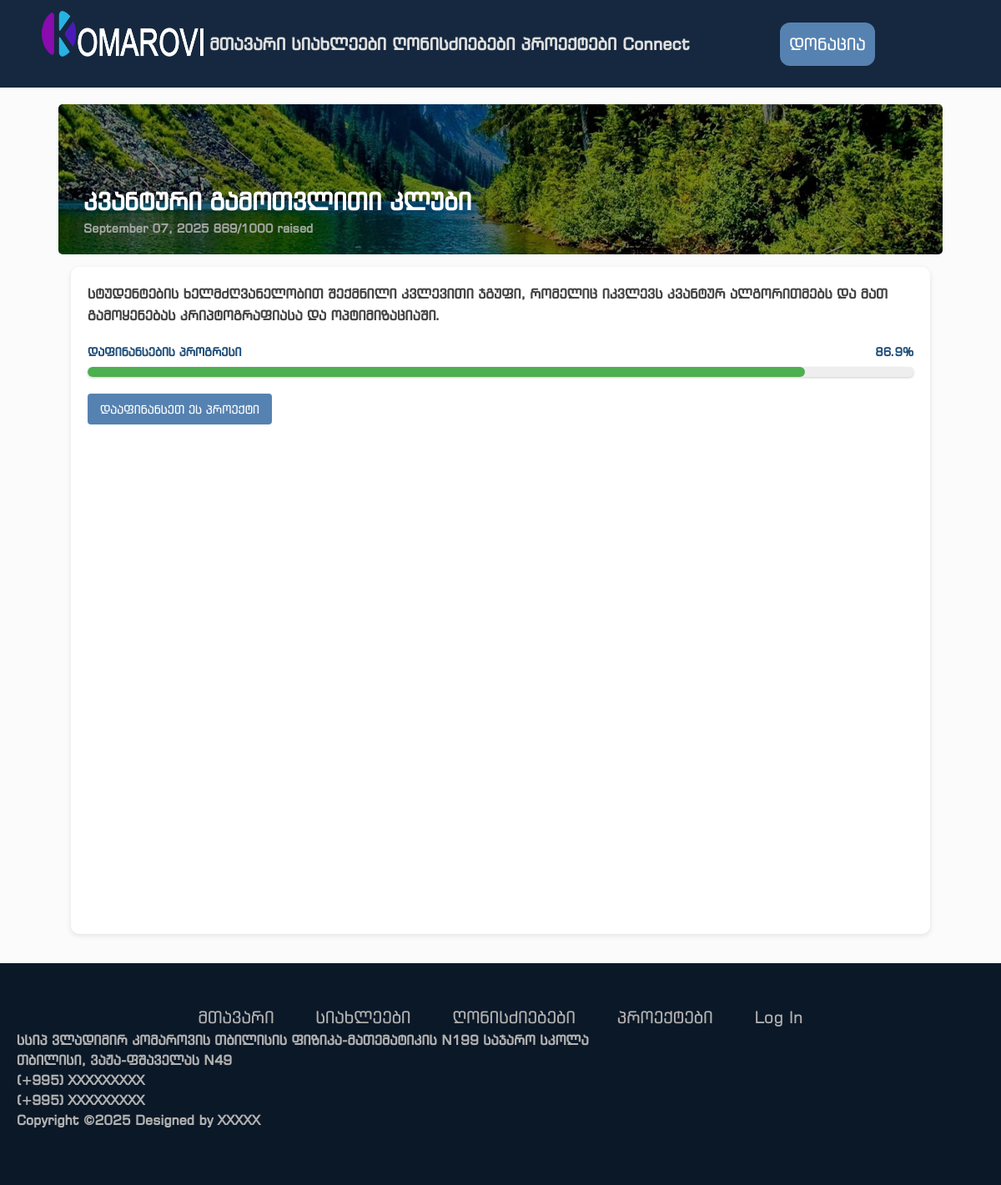
/projects/4, run on the app's committed database.
### models.py (models this page shows, shortened)
class Projects(db.Model):
    id = db.Column(db.Integer, primary_key=True)
    title = db.Column(db.String(500), nullable=False)
    description = db.Column(db.Text)
    funding_goal = db.Column(db.Integer, nullable=False, default=0)
    current_amount = db.Column(db.Integer, nullable=False, default=0)
    image = db.Column(db.String(200))
    date_added = db.Column(db.DateTime, default=datetime.utcnow)

### routes.py (the view)
@app.route("/projects/<int:id>")
def project(id):
    project = Projects.query.get_or_404(id)
    return render_template('project.html', project=project)

### templates/project.html (shortened to what this page needs)
{% extends "base.html" %} {% block head %}
<link
  rel="stylesheet"
  href="{{ url_for('static', filename='css/projects.css') }}"
/>
{% endblock %} {% block content %}
<div class="project-page">
  {% if project.image %}
  <div class="project-banner">
    <img
      src="{{ url_for('static', filename='uploads/' + project.image) }}"
      alt="{{ project.title }}"
    />
    <div class="project-overlay">
      <h1 class="project-title">{{ project.title }}</h1>
      <div class="project-meta">
        <span class="project-date">
          {{ project.date_added.strftime('%B %d, %Y') }}
        </span>
        <span class="project-funding">
          {{ project.current_amount }}/{{ project.funding_goal }} raised
        </span>
      </div>
    </div>
  </div>
  {% endif %}
  <div class="project-content">
    <div class="project-main">
      <p class="project-description">{{ project.description }}</p>
      <div class="progress-section">
        <div class="progress-labels">
          <span class="progress-label-left">დაფინანსების პროგრესი</span>
          <span class="progress-label-right">
            {% set progress_percent = (project.current_amount / project.funding_goal * 100)|round(1) if project.funding_goal > 0 else 0 %}
            {{ progress_percent }}%
          </span>
        </div>
          <div class="progress-container">
          <div
            class="progress-bar"
            style="--progress: {{ progress_percent }}"
          ></div>
        </div>
      </div>
      <div class="project-buttons">
        <a href="{{ url_for('donate', id=project.id) }}" class="project-btn project-btn-donate">დააფინანსეთ ეს პროექტი</a>
      </div>
    </div>
  </div>
</div>
{% endblock %}

### static/css/main.css (style rules this page uses)
html, body { margin: 0; height: 100%; padding: 0; display: flex; flex-direction: column; overflow-x: hidden; background-color: rgb(251, 251, 252); font-family: "AlkSanet", "BpgExsqMtavruli", "BpgIngiriArial", Arial, Helvetica, sans-serif; }

### static/css/footer.css (style rules this page uses)
span, p { color: rgb(177, 177, 177); font-weight: bold; }
a { text-decoration: none; }

### static/css/projects.css (style rules this page uses)
.project-content { padding: 15px; display: flex; flex-direction: column; }
.project-title { font-size: 20px; font-weight: bold; margin: 10px 0 5px; color: #1f4e79; }
.project-description { font-size: 14px; color: #555555; margin-bottom: 15px; }
.progress-section { margin: 10px 0; }
.progress-labels { display: flex; justify-content: space-between; align-items: center; margin-bottom: 5px; font-size: 12px; font-weight: bold; }
.progress-label-left { color: #1f4e79; }
.progress-label-right { color: #1f4e79; }
.progress-container { width: 100%; height: 16px; background-color: #e8e7e7; border-radius: 8px; overflow: hidden; box-shadow: 0 1px 3px rgba(0, 0, 0, 0.2); }
.progress-bar { height: 100%; background-color: #1f4e79; border-radius: 8px; width: 0%; }
.project-buttons { display: flex; gap: 5px; flex-wrap: wrap; margin-top: 10px; }
.project-btn { text-decoration: none; padding: 5px 10px; border-radius: 4px; font-size: 12px; color: white; }
.project-btn-donate { background-color: #5682b1; }
.project-page { margin: 0 auto; max-width: 1100px; padding: 20px; min-height: 100vh; display: flex; flex-direction: column; }
.project-banner { position: relative; height: 180px; overflow: hidden; border-radius: 5px; margin-bottom: 0px; }
.project-banner img { width: 100%; height: 100%; object-fit: cover; filter: brightness(0.6); }
.project-overlay { position: absolute; bottom: 20px; left: 30px; color: white; }
.project-page .project-title { font-size: 1.8rem; font-weight: bold; margin: 0; color: white; }
.project-meta { font-size: 0.9rem; margin-top: 5px; opacity: 0.9; }
.project-content { gap: 20px; flex: 1; }
.project-main { background: #fff; min-height: 100vh; padding: 20px; border-radius: 10px; box-shadow: 0 2px 6px rgba(0, 0, 0, 0.1); }
.project-main .project-description { line-height: 1.6; color: #444; font-size: 16px; }
.project-main .progress-section { margin: 20px 0; }
.project-main .progress-labels { font-size: 14px; margin-bottom: 8px; }
.project-main .progress-container { height: 12px; }
.project-main .project-buttons { margin-top: 20px; }
.project-main .project-btn { padding: 8px 15px; font-size: 14px; }
.progress-container { width: 100%; height: 10px; background-color: #eee; border-radius: 5px; overflow: hidden; }
.progress-bar { height: 100%; background-color: #4caf50; width: calc(var(--progress) * 1%); transition: width 0.3s ease; }

### data on the page
Projects: image (picture), title "კვანტური გამოთვლითი კლუბი", date_added "September 07, 2025", current_amount "869", funding_goal "1000", description "სტუდენტების ხელმძღვანელობით შექმნილი კვლევითი ჯგუფი, რომელიც იკვლევს კვანტურ ალგორითმებს და მათ გამოყენებას კრიპტოგრაფიასა და ოპტიმიზაციაში."

### other printed values
{{ progress_percent }} "86.9"
